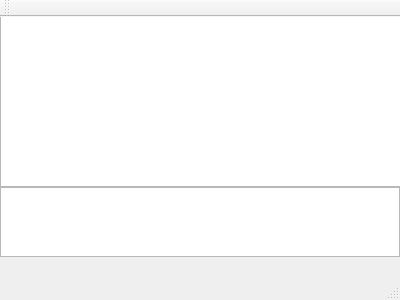
<?xml version="1.0" encoding="UTF-8"?>
<ui version="4.0">
 <class>MainWindow</class>
 <widget class="QMainWindow" name="MainWindow">
  <property name="geometry">
   <rect>
    <x>0</x>
    <y>0</y>
    <width>400</width>
    <height>300</height>
   </rect>
  </property>
  <property name="windowTitle">
   <string>MainWindow</string>
  </property>
  <widget class="QWidget" name="centralWidget">
   <widget class="QPlainTextEdit" name="userTextInput">
    <property name="geometry">
     <rect>
      <x>0</x>
      <y>170</y>
      <width>400</width>
      <height>70</height>
     </rect>
    </property>
   </widget>
   <widget class="QTextEdit" name="chatText">
    <property name="geometry">
     <rect>
      <x>0</x>
      <y>-1</y>
      <width>401</width>
      <height>171</height>
     </rect>
    </property>
   </widget>
  </widget>
  <widget class="QMenuBar" name="menuBar">
   <property name="geometry">
    <rect>
     <x>0</x>
     <y>0</y>
     <width>400</width>
     <height>20</height>
    </rect>
   </property>
  </widget>
  <widget class="QToolBar" name="mainToolBar">
   <attribute name="toolBarArea">
    <enum>TopToolBarArea</enum>
   </attribute>
   <attribute name="toolBarBreak">
    <bool>false</bool>
   </attribute>
  </widget>
  <widget class="QStatusBar" name="statusBar"/>
 </widget>
 <layoutdefault spacing="6" margin="11"/>
 <resources/>
 <connections/>
</ui>
